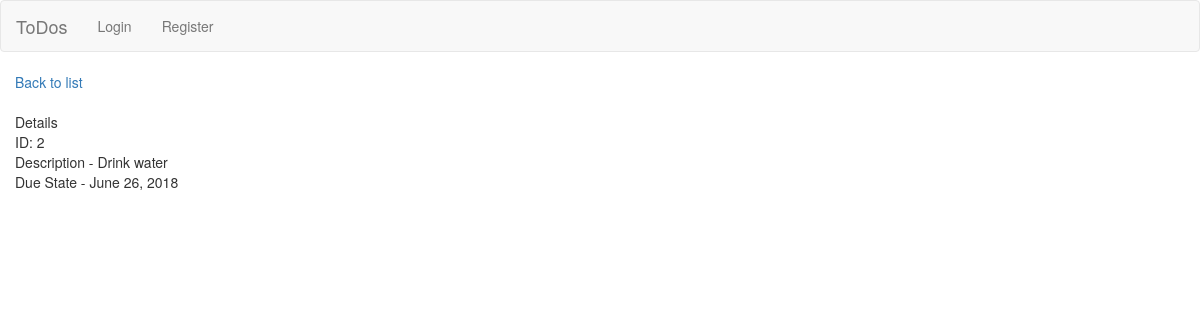
The app's page /todo/2/ with its own data.
### todos/models.py (models this page shows, shortened)
class Todo(models.Model):
    user =  models.ForeignKey(User, null=True, blank=True)
    description = models.CharField(max_length=128, null=False, blank=False)
    due_date = models.DateField(null=True, blank=True)

### todos/views.py (the view)
# urls.py: url(r'^todo/(?P<pk>\d+)/$', views.todo_details.as_view(), name='todo_details'),
class todo_details(DetailView):
    model = Todo

### todos/templates/todos/todo_detail.html
{% extends 'base.html' %}
{% block body %}
<a href="{% url 'todo_list' %}">Back to list</a><br><br>
Details <br>
ID: {{object.id}} <br>
Description - {{ object.description }} <br>
Due State - {{ object.due_date }}<br>
{% endblock %}

### records on screen
Todo: id "2", description "Drink water", due_date "June 26, 2018"
